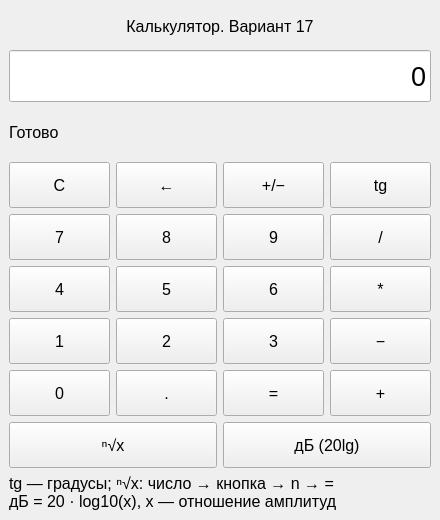
<?xml version="1.0" encoding="UTF-8"?>
<ui version="4.0">
 <class>MainWindow</class>
 <widget class="QMainWindow" name="MainWindow">
  <property name="geometry"><rect><x>0</x><y>0</y><width>440</width><height>520</height></rect></property>
  <property name="minimumSize"><size><width>400</width><height>490</height></size></property>
  <property name="font"><font><pointsize>12</pointsize></font></property>
  <property name="windowTitle"><string>S3G11 — Калькулятор</string></property>
  <widget class="QWidget" name="centralwidget">
   <layout class="QVBoxLayout" name="verticalLayout">
    <item><widget class="QLabel" name="title"><property name="text"><string>Калькулятор. Вариант 17</string></property><property name="alignment"><set>Qt::AlignCenter</set></property></widget></item>
    <item><widget class="QLineEdit" name="display">
     <property name="minimumSize"><size><width>0</width><height>52</height></size></property>
     <property name="font"><font><pointsize>20</pointsize></font></property>
     <property name="text"><string>0</string></property>
     <property name="alignment"><set>Qt::AlignRight</set></property>
     <property name="maxLength"><number>80</number></property>
    </widget></item>
    <item><widget class="QLabel" name="status"><property name="minimumSize"><size><width>0</width><height>48</height></size></property><property name="text"><string>Готово</string></property><property name="wordWrap"><bool>true</bool></property></widget></item>
    <item><layout class="QGridLayout" name="gridLayout">
<item row="0" column="0" colspan="1"><widget class="QPushButton" name="clear"><property name="minimumSize"><size><width>65</width><height>46</height></size></property><property name="focusPolicy"><enum>Qt::NoFocus</enum></property><property name="text"><string>C</string></property></widget></item>
<item row="0" column="1" colspan="1"><widget class="QPushButton" name="back"><property name="minimumSize"><size><width>65</width><height>46</height></size></property><property name="focusPolicy"><enum>Qt::NoFocus</enum></property><property name="text"><string>←</string></property></widget></item>
<item row="0" column="2" colspan="1"><widget class="QPushButton" name="sign"><property name="minimumSize"><size><width>65</width><height>46</height></size></property><property name="focusPolicy"><enum>Qt::NoFocus</enum></property><property name="text"><string>+/−</string></property></widget></item>
<item row="0" column="3" colspan="1"><widget class="QPushButton" name="tanButton"><property name="minimumSize"><size><width>65</width><height>46</height></size></property><property name="focusPolicy"><enum>Qt::NoFocus</enum></property><property name="text"><string>tg</string></property></widget></item>
<item row="1" column="0" colspan="1"><widget class="QPushButton" name="digit7"><property name="minimumSize"><size><width>65</width><height>46</height></size></property><property name="focusPolicy"><enum>Qt::NoFocus</enum></property><property name="text"><string>7</string></property></widget></item>
<item row="1" column="1" colspan="1"><widget class="QPushButton" name="digit8"><property name="minimumSize"><size><width>65</width><height>46</height></size></property><property name="focusPolicy"><enum>Qt::NoFocus</enum></property><property name="text"><string>8</string></property></widget></item>
<item row="1" column="2" colspan="1"><widget class="QPushButton" name="digit9"><property name="minimumSize"><size><width>65</width><height>46</height></size></property><property name="focusPolicy"><enum>Qt::NoFocus</enum></property><property name="text"><string>9</string></property></widget></item>
<item row="1" column="3" colspan="1"><widget class="QPushButton" name="divide"><property name="minimumSize"><size><width>65</width><height>46</height></size></property><property name="focusPolicy"><enum>Qt::NoFocus</enum></property><property name="text"><string>/</string></property></widget></item>
<item row="2" column="0" colspan="1"><widget class="QPushButton" name="digit4"><property name="minimumSize"><size><width>65</width><height>46</height></size></property><property name="focusPolicy"><enum>Qt::NoFocus</enum></property><property name="text"><string>4</string></property></widget></item>
<item row="2" column="1" colspan="1"><widget class="QPushButton" name="digit5"><property name="minimumSize"><size><width>65</width><height>46</height></size></property><property name="focusPolicy"><enum>Qt::NoFocus</enum></property><property name="text"><string>5</string></property></widget></item>
<item row="2" column="2" colspan="1"><widget class="QPushButton" name="digit6"><property name="minimumSize"><size><width>65</width><height>46</height></size></property><property name="focusPolicy"><enum>Qt::NoFocus</enum></property><property name="text"><string>6</string></property></widget></item>
<item row="2" column="3" colspan="1"><widget class="QPushButton" name="multiply"><property name="minimumSize"><size><width>65</width><height>46</height></size></property><property name="focusPolicy"><enum>Qt::NoFocus</enum></property><property name="text"><string>*</string></property></widget></item>
<item row="3" column="0" colspan="1"><widget class="QPushButton" name="digit1"><property name="minimumSize"><size><width>65</width><height>46</height></size></property><property name="focusPolicy"><enum>Qt::NoFocus</enum></property><property name="text"><string>1</string></property></widget></item>
<item row="3" column="1" colspan="1"><widget class="QPushButton" name="digit2"><property name="minimumSize"><size><width>65</width><height>46</height></size></property><property name="focusPolicy"><enum>Qt::NoFocus</enum></property><property name="text"><string>2</string></property></widget></item>
<item row="3" column="2" colspan="1"><widget class="QPushButton" name="digit3"><property name="minimumSize"><size><width>65</width><height>46</height></size></property><property name="focusPolicy"><enum>Qt::NoFocus</enum></property><property name="text"><string>3</string></property></widget></item>
<item row="3" column="3" colspan="1"><widget class="QPushButton" name="subtract"><property name="minimumSize"><size><width>65</width><height>46</height></size></property><property name="focusPolicy"><enum>Qt::NoFocus</enum></property><property name="text"><string>−</string></property></widget></item>
<item row="4" column="0" colspan="1"><widget class="QPushButton" name="digit0"><property name="minimumSize"><size><width>65</width><height>46</height></size></property><property name="focusPolicy"><enum>Qt::NoFocus</enum></property><property name="text"><string>0</string></property></widget></item>
<item row="4" column="1" colspan="1"><widget class="QPushButton" name="dot"><property name="minimumSize"><size><width>65</width><height>46</height></size></property><property name="focusPolicy"><enum>Qt::NoFocus</enum></property><property name="text"><string>.</string></property></widget></item>
<item row="4" column="2" colspan="1"><widget class="QPushButton" name="equals"><property name="minimumSize"><size><width>65</width><height>46</height></size></property><property name="focusPolicy"><enum>Qt::NoFocus</enum></property><property name="text"><string>=</string></property></widget></item>
<item row="4" column="3" colspan="1"><widget class="QPushButton" name="add"><property name="minimumSize"><size><width>65</width><height>46</height></size></property><property name="focusPolicy"><enum>Qt::NoFocus</enum></property><property name="text"><string>+</string></property></widget></item>
<item row="5" column="0" colspan="2"><widget class="QPushButton" name="root"><property name="minimumSize"><size><width>65</width><height>46</height></size></property><property name="focusPolicy"><enum>Qt::NoFocus</enum></property><property name="text"><string>ⁿ√x</string></property></widget></item>
<item row="5" column="2" colspan="2"><widget class="QPushButton" name="dbButton"><property name="minimumSize"><size><width>65</width><height>46</height></size></property><property name="focusPolicy"><enum>Qt::NoFocus</enum></property><property name="text"><string>дБ (20lg)</string></property></widget></item>
    </layout></item>
    <item><widget class="QLabel" name="hint"><property name="text"><string>tg — градусы; ⁿ√x: число → кнопка → n → =
дБ = 20 · log10(x), x — отношение амплитуд</string></property><property name="wordWrap"><bool>true</bool></property></widget></item>
   </layout>
  </widget>
 </widget>
 <resources/>
 <connections/>
</ui>
